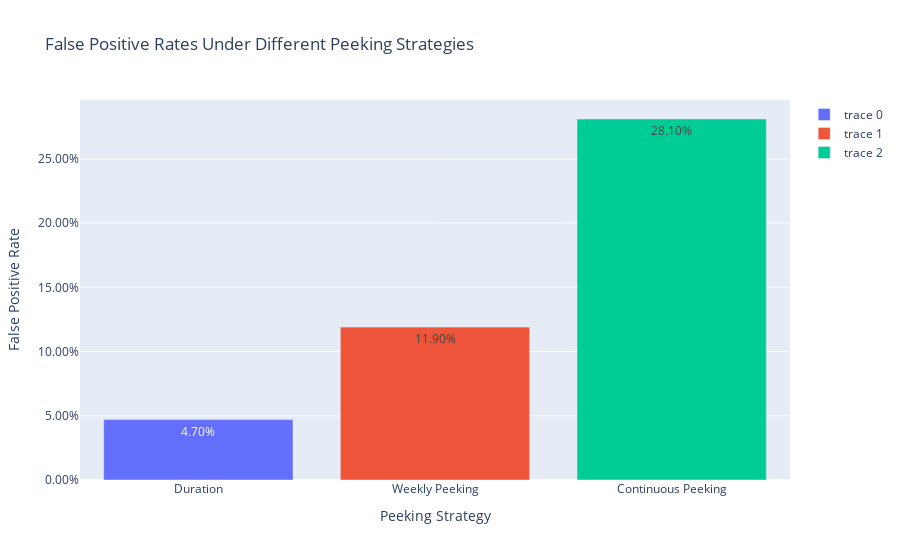

This figure's notebook cell:
### Code cell
def plot_false_positive_comparison(df):
    false_positive_rates = {
        "Duration": df['False_Positive_Duration'].mean(),
        "Weekly Peeking": df['False_Positive_Weekly'].mean(),
        "Continuous Peeking": df['False_Positive_Continuous'].mean()
    }
    
    fig = go.Figure()
    for key, value in false_positive_rates.items():
        fig.add_trace(go.Bar(x=[key], y=[value], text=[f"{value:.2%}"], textposition='auto'))
    
    fig.update_layout(title="False Positive Rates Under Different Peeking Strategies", 
                      yaxis=dict(tickformat=".2%"),
                      xaxis_title="Peeking Strategy",
                      yaxis_title="False Positive Rate")
    fig.show()

plot_false_positive_comparison(df_results)

### Figure 1 — Plotly figure (JSON) as saved in the notebook; plotly's stock layout.template omitted (floating-point values rounded to 4 significant figures)
{"data": [{"text": ["4.70%"], "textposition": "auto", "type": "bar", "x": ["Duration"], "y": [0.047]}, {"text": ["11.90%"], "textposition": "auto", "type": "bar", "x": ["Weekly Peeking"], "y": [0.119]}, {"text": ["28.10%"], "textposition": "auto", "type": "bar", "x": ["Continuous Peeking"], "y": [0.281]}], "layout": {"title": {"text": "False Positive Rates Under Different Peeking Strategies"}, "xaxis": {"title": {"text": "Peeking Strategy"}}, "yaxis": {"tickformat": ".2%", "title": {"text": "False Positive Rate"}}}}
